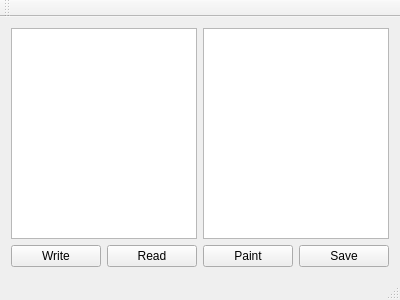
<?xml version="1.0" encoding="UTF-8"?>
<ui version="4.0">
 <class>MainWindow</class>
 <widget class="QMainWindow" name="MainWindow">
  <property name="geometry">
   <rect>
    <x>0</x>
    <y>0</y>
    <width>400</width>
    <height>300</height>
   </rect>
  </property>
  <property name="windowTitle">
   <string>MainWindow</string>
  </property>
  <widget class="QWidget" name="centralWidget">
   <layout class="QVBoxLayout" name="verticalLayout_2">
    <item>
     <layout class="QVBoxLayout" name="verticalLayout">
      <item>
       <layout class="QHBoxLayout" name="horizontalLayout">
        <item>
         <widget class="QTextEdit" name="textEdit"/>
        </item>
        <item>
         <widget class="QGraphicsView" name="graphicsView"/>
        </item>
       </layout>
      </item>
      <item>
       <layout class="QHBoxLayout" name="horizontalLayout_2">
        <item>
         <widget class="QPushButton" name="pushButton">
          <property name="text">
           <string>Write</string>
          </property>
         </widget>
        </item>
        <item>
         <widget class="QPushButton" name="pushButton_2">
          <property name="text">
           <string>Read</string>
          </property>
         </widget>
        </item>
        <item>
         <widget class="QPushButton" name="pushButton_3">
          <property name="text">
           <string>Paint</string>
          </property>
         </widget>
        </item>
        <item>
         <widget class="QPushButton" name="pushButton_4">
          <property name="text">
           <string>Save</string>
          </property>
         </widget>
        </item>
       </layout>
      </item>
     </layout>
    </item>
   </layout>
  </widget>
  <widget class="QMenuBar" name="menuBar">
   <property name="geometry">
    <rect>
     <x>0</x>
     <y>0</y>
     <width>400</width>
     <height>19</height>
    </rect>
   </property>
  </widget>
  <widget class="QToolBar" name="mainToolBar">
   <attribute name="toolBarArea">
    <enum>TopToolBarArea</enum>
   </attribute>
   <attribute name="toolBarBreak">
    <bool>false</bool>
   </attribute>
  </widget>
  <widget class="QStatusBar" name="statusBar"/>
 </widget>
 <layoutdefault spacing="6" margin="11"/>
 <resources/>
 <connections/>
</ui>
